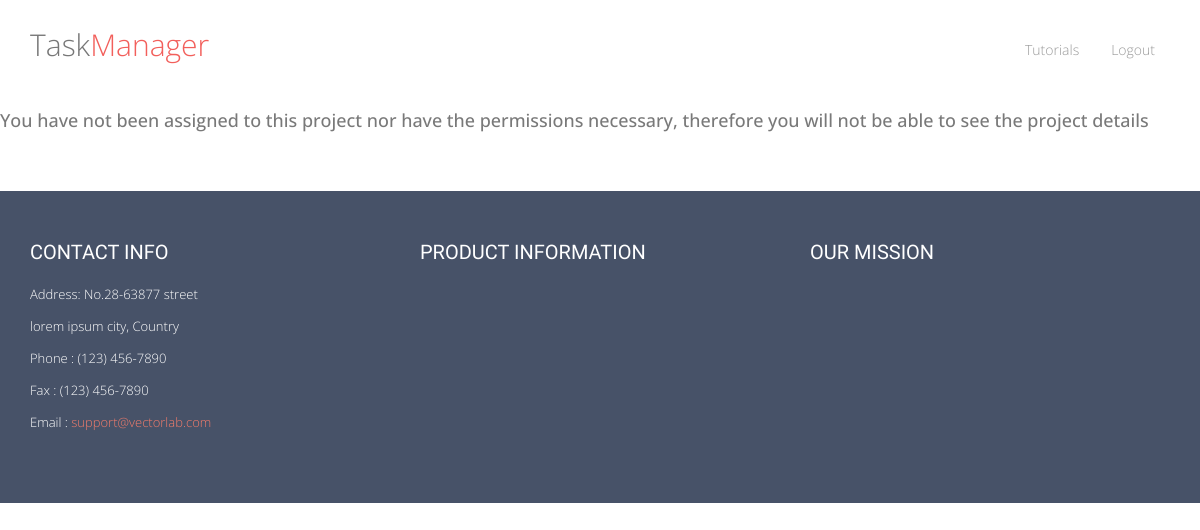
/taskManager/4/ (signed in), run on an earlier commit of the app's database.
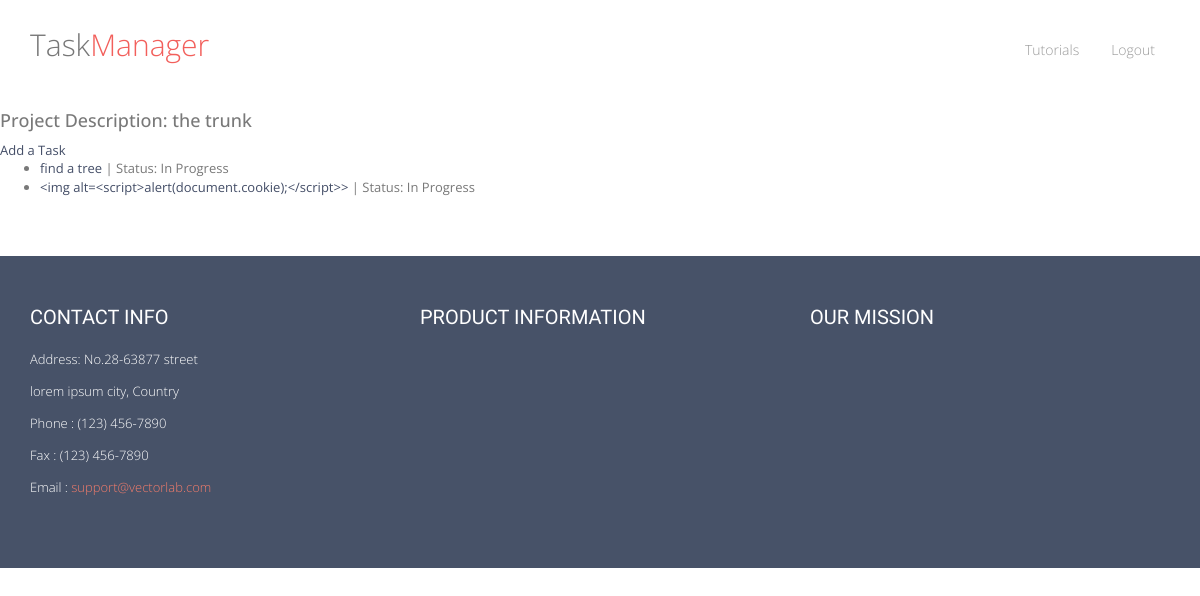
And on a later commit of the database.
### taskManager/models.py (models this page shows, shortened)
class Project(models.Model):
	project_title = models.CharField(max_length = 50, default = 'Default')
	project_text = models.CharField(max_length = 500)
	start_date = models.DateTimeField('date started')
	users_assinged = models.ManyToManyField(User)

class Task(models.Model):
	assoc_project = models.ForeignKey(Project, default=1)
	task_text = models.CharField(max_length = 200)
	pub_date = models.DateTimeField('date created')
	completed = models.NullBooleanField(default = False)
	users_assinged = models.ManyToManyField(User)

### taskManager/views.py (the view)
# urls.py: url(r'^(?P<project_id>\d+)/$', views.proj_details, name = 'proj_details'),
def proj_details(request, project_id):
    proj = Project.objects.get(pk = project_id)
    logged_in = True
    admin_level = False
    if request.user.groups.filter(name='admin_g').exists():
        admin_level = True
    assigned_to = False
    if proj.users_assinged.filter(username= request.user.username).exists():
        assigned_to = True
    elif admin_level == True:
        assigned_to = True
    if not request.user.is_authenticated():
        logged_in =False
    return render(request, 'taskManager/proj_details.html', {'proj':proj, 'assigned_to':assigned_to, 'logged_in':logged_in})

### taskManager/templates/taskManager/proj_details.html (shortened to what this page needs)
{% extends 'taskManager/base.html' %}
{% block content %}
{% if logged_in == True %}
{% if assigned_to == False%}
<h4>You have not been assigned to this project nor have the permissions necessary, therefore
you will not be able to see the project details</h4>
{% else %}
<h4>Project Description: {{proj.project_text}}</h4>
<a href = "{% url 'taskManager:new_task' proj.id %}"> Add a Task </a>
<ul>
{% for task in proj.task_set.all %}
    <li> <a href="{% url 'taskManager:detail' proj.project_title task.id%}">{{ task.task_text|truncatechars:60 }}</a> | Status:
    {% if task.completed == True %}
    	Complete
    {% else %}
    	In Progress
    {% endif %}
    </li>
{% endfor %}
</ul>
{% endif %}
{% else %}
<h4> Please log in to see project details </h4>
<p><a href = "/taskManager/login/">Log in</a></p>
{% endif %}
{%  endblock %}

### taskManager/templates/taskManager/base.html (shortened to what this page needs)
<!DOCTYPE html>
<html>
    <head>
    {% load staticfiles %}
    <link rel="stylesheet" href="{% static "taskManager/css/bootstrap.css" %}"/>
    <link rel="stylesheet" href="{% static "taskManager/css/bootstrap.min.css" %}"/>
    <link rel="stylesheet" href="{% static "taskManager/css/font-awesome.css" %}"/>
    <link rel="stylesheet" href="{% static "taskManager/css/style.css" %}"/>
    </head>
<body>
  <header class="header-frontend">
      <div class="navbar navbar-default navbar-static-top">
          <div class="container">
              <div class="navbar-header">
                  <a class="navbar-brand" href="/">Task<span>Manager</span></a>
              </div>
              <div class="navbar-collapse collapse ">
                  <ul class="nav navbar-nav">
                      <li><a href="#">Tutorials</a></li>
                      {% if user.is_authenticated %}
                      <li><a href="/taskManager/logout">Logout</a></li>
                      {% else %}
                      <li class="active" ><a href="/taskManager/register">Sign Up</a></li>
                      <li><a href="/taskManager/login">Login</a></li>
                      {% endif %}
                  </ul>
              </div>
          </div>
      </div>
  </header>
                {% block content %}
                {% endblock %}
<footer class="footer">
    <div class="container">
        <div class="row">
            <div class="col-lg-3 col-sm-3">
                <h1>contact info</h1>
                <address>
                    <p>Address: No.28-63877 street</p>
                    <p>lorem ipsum city, Country</p>
                    <p>Phone : (123) 456-7890</p>
                    <p>Fax : (123) 456-7890</p>
                    <p>Email : <a href="javascript:;">support@vectorlab.com</a></p>
                </address>
            </div>
            <div class="col-lg-3 col-sm-3 col-lg-offset-1">
                <h1>Product Information</h1>
            </div>
            <div class="col-lg-3 col-sm-3 col-lg-offset-1">
                <h1>Our Mission</h1>
            </div>
        </div>
    </div>
</footer>
</body>
</html>

### taskManager/static/taskManager/css/style.css (style rules this page uses)
body { color: #797979; font-family: 'Open Sans', sans-serif; padding: 0px !important; margin: 0px !important; font-size:13px; }
a, a:hover, a:focus { text-decoration: none; outline: none; }
h1,h2,h3,h4,h5,h6 { font-family: 'Open Sans', sans-serif; }
a { color: #444e67; }
p { line-height: 22px }
.header-frontend .navbar { margin-bottom: 0; }
.navbar-default { border: none; }
.navbar-brand { color: #bcc0cd; font-size: 30px; font-weight: 100; line-height: 30px; margin-top: 30px; padding: 0 0 0 15px; }
.navbar-brand span { color: #f25f5b; }
.header-frontend .navbar-collapse ul.navbar-nav { float: right; margin-right: 0; }
.header-frontend .navbar-default { background-color: #fff; }
.header-frontend .nav li a, .header-frontend .nav li.active ul.dropdown-menu li a { color: #999; font-size: 14px; font-weight: 300; background: none; }
.header-frontend .navbar { min-height: 100px; }
.header-frontend .navbar-nav > li { padding-bottom: 30px; padding-top: 30px; }
.header-frontend .navbar-nav > li > a { padding-bottom: 6px; padding-top: 5px; border-radius: 5px; -webkit-border-radius: 5px; margin-left: 2px; line-height: 30px; -webkit-transition: all .3s ease; -moz-transition: all .3s ease; -ms-transition: all .3s ease; -o-transition: all .3s ease; transition: all .3s ease; }
.footer { background: #475268; color: #fff; padding: 50px 0; margin-top: 50px; display: inline-block; width: 100%; font-weight: 300; }
.footer h1 { font-size: 20px; text-transform: uppercase; font-weight: 400; margin-top: 0; margin-bottom: 20px; font-family: 'Fjalla One', sans-serif; }
.footer address a { color: #f37c6b; }

What changed in the data, as far as the page shows it:
now on this page (row unchanged): Project: project_text "the trunk"
added Task: task_text "find a tree", completed "In Progress"
added Task: task_text "<img alt=<script>alert(document.cookie);</script>>", completed "In Progress"
Also different on the page:
text no longer shown: "You have not been assigned to this project nor have the permissions necessary, therefore you will not be able to see the project details"
text now shown: "Project Description: Add a Task"
